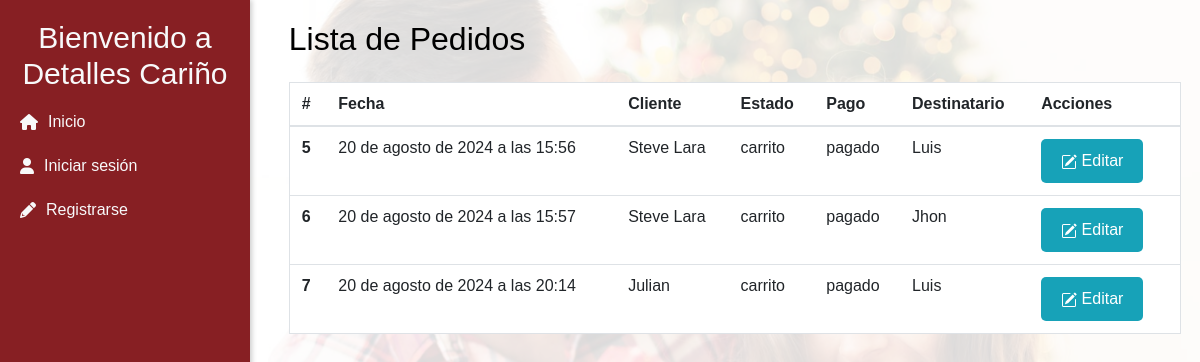
Before: /pedidos with the older database file.
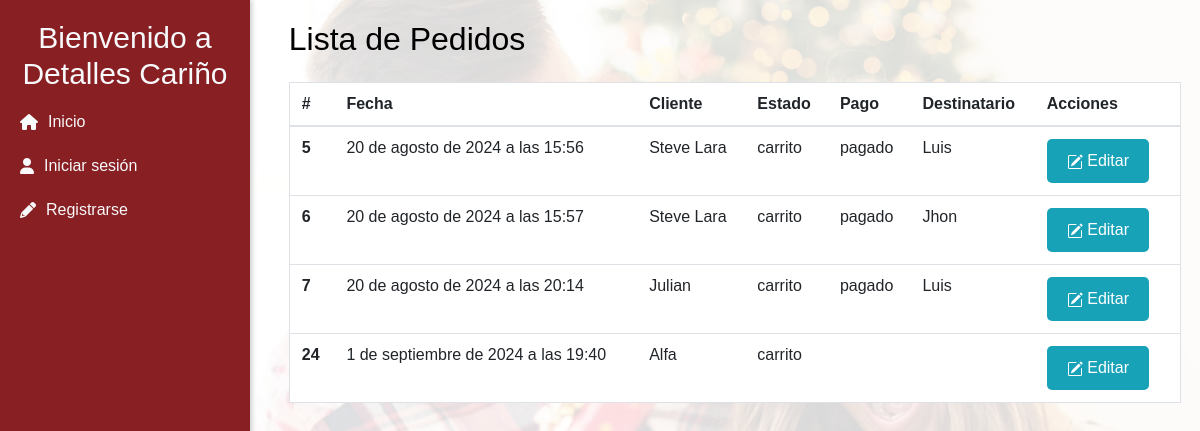
After: the same page with the newer database file.
### pedidos/models.py (models this page shows, shortened)
class Pedido(models.Model):
    OPC_ESTADO_PEDIDO = [("carrito", "Carrito"),("enviado", "Enviado"),("entregado", "Entregado")]
    estado = models.CharField(max_length=15, choices=OPC_ESTADO_PEDIDO, default="carrito")
    fecha = models.DateTimeField(auto_now_add=True)
    cliente = models.ForeignKey(Cliente, on_delete=models.CASCADE, related_name="clientes", null=True, blank=True)
    pago = models.ForeignKey(Pago, on_delete=models.CASCADE, related_name="pagos", null=True, blank=True)
    destinatario = models.ForeignKey(Destinatario, on_delete=models.CASCADE, related_name="destinatarios", null=True, blank=True)

class Cliente(models.Model):
    nombre = models.CharField(max_length=50)
    cedula = models.CharField(max_length=10)
    email = models.EmailField()
    telefono = models.CharField(max_length=10)
    ciudad = models.CharField(max_length=30)
    direccion = models.TextField(max_length=200)
    user = models.OneToOneField(User, related_name='cliente', on_delete=models.CASCADE, null=True, blank=True, unique=True)
    class Meta:
        db_table = 'cliente'

class Pago(models.Model):
    OPC_METODO = [("transferencia", "Transferencia"),("tarjeta", "Tarjeta")]
    OPC_ESTADO_PAGO = [("pagado", "Pagado"),("pendiente", "Pendiente")]
    metodo = models.CharField(max_length=50, choices=OPC_METODO)
    estado = models.CharField(max_length=50, choices=OPC_ESTADO_PAGO, default="pendiente")
    comprobante = models.ImageField(upload_to='comprobantes/', default='comprobantes/comprobante-default.jpg',  null=True, blank=True)       #Cambiar que se puede enviar vacio

class Destinatario(models.Model):
    nombre = models.CharField(max_length=50)
    telefono = models.CharField(max_length=10)
    ciudad = models.CharField(max_length=30)
    direccion = models.TextField(max_length=200)

### pedidos/views.py (the view)
# urls.py: path('pedidos', pedidos, name='pedidos'),                                                           #Visualizar
def pedidos(request):
    pedidos = Pedido.objects.all()
    productos = Producto.objects.all()
    contenido = {
        'pedidos': pedidos,
        'cliente': request.cliente,  # Llama al cliente del middleware
        'productos': productos,
    }
    return render(request, 'pedidos/listado.html', contenido)

### templates/pedidos/listado.html (shortened to what this page needs)
<link href="https://cdn.jsdelivr.net/npm/bootstrap@5.3.0/dist/css/bootstrap.min.css" rel="stylesheet">
{% extends 'menu.html' %}
{% block content %}
  <div class="info-cliente">
    <h2 class="mb-4">Lista de Pedidos</h2>
    <table class="table">
      <thead>
        <tr>
          <th scope="col">#</th>
          <th scope="col">Fecha</th>
          <th scope="col">Cliente</th>
          <th scope="col">Estado</th>
          <th scope="col">Pago</th>
          <th scope="col">Destinatario </th>
          <th scope="col">Acciones </th>
        </tr>
      </thead>
      <tbody>
        {% for pedido in pedidos %}
        <tr>
          <th scope="row" data-label="#">{{ pedido.id }}</a></th>
          <td data-label="Fecha">{{ pedido.fecha }}</td>
          <td data-label="Cliente">{{ pedido.cliente.nombre }}</td>
          <td data-label="Estado">{{ pedido.estado }}</td>
          <td data-label="Pago">{{ pedido.pago.estado }}</td>
          <td data-label="Destinatario">{{ pedido.destinatario.nombre }}</td>
          <td>
            <a href="{% url 'detalle_pedido' pedido.id %}" class="btn btn-info btn-sm">
              Editar</a>
          </td>
        </tr>
        {% endfor %}
      </tbody>
    </table>
  </div>
{% endblock %}

Changed rows visible on the page:
added Pedido: id "24", fecha "1 de septiembre de 2024 a las 19:40", cliente.nombre "Alfa", estado "carrito"
